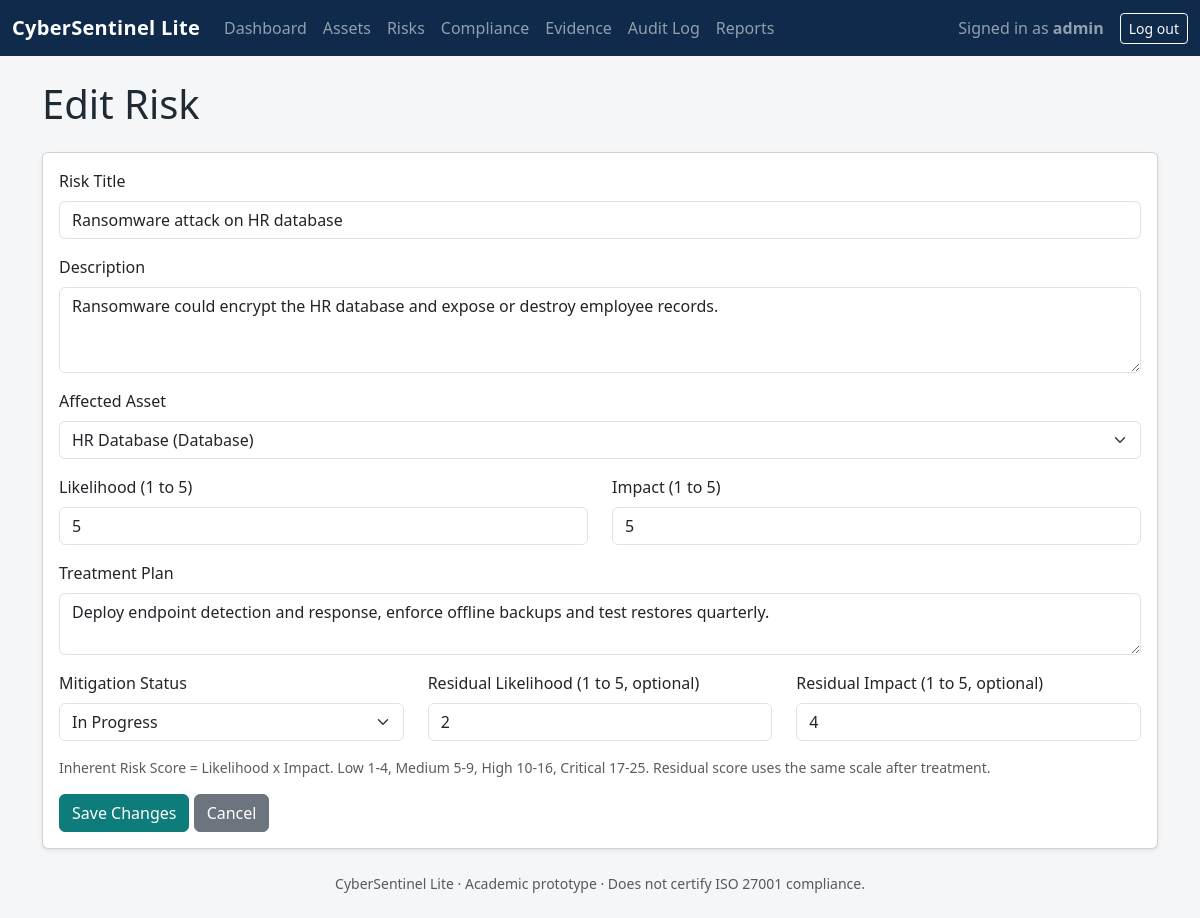
/risks/1/edit (signed in), run on the app's committed database.
### tables this page shows
CREATE TABLE risks (
            id INTEGER PRIMARY KEY AUTOINCREMENT,
            title TEXT NOT NULL,
            description TEXT,
            asset_id INTEGER NOT NULL REFERENCES assets(id),
            likelihood INTEGER NOT NULL,
            impact INTEGER NOT NULL,
            inherent_score INTEGER NOT NULL,
            level TEXT NOT NULL,
            treatment TEXT,
            mitigation_status TEXT NOT NULL,
            residual_likelihood INTEGER,
            residual_impact INTEGER,
            residual_score INTEGER,
            residual_level TEXT,
            created_at TEXT NOT NULL
        );

### app.py (the view, shortened to what this page needs)
@app.route("/risks/<int:risk_id>/edit", methods=["GET", "POST"])
@login_required
def risk_edit(risk_id):
    db = get_db()
    risk = db.execute(
        "SELECT * FROM risks WHERE id = ?", (risk_id,)).fetchone()
    if risk is None:
        abort(404)
    assets = db.execute("SELECT * FROM assets ORDER BY name").fetchall()
    return render_template(
        "risk_form.html", risk=risk, assets=assets,
        mitigation_statuses=MITIGATION_STATUSES, form_data=None)

### app.py (called while the page is built)
def get_db():
    if "db" not in g:
        g.db = sqlite3.connect(app.config["DATABASE"])
        g.db.row_factory = sqlite3.Row
        g.db.execute("PRAGMA foreign_keys = ON")
    return g.db

def login_required(view):
    from functools import wraps
    @wraps(view)
    def wrapped(*args, **kwargs):
        if "username" not in session:
            flash("Please log in to continue.", "warning")
            return redirect(url_for("login", next=request.path))
        return view(*args, **kwargs)
    return wrapped

### templates/risk_form.html (shortened to what this page needs)
{% extends "base.html" %}
{% block content %}
<h1 class="mb-4">{{ 'Edit Risk' if risk else 'Add Risk' }}</h1>
<div class="card shadow-sm">
  <div class="card-body">
    <form method="post">
      <div class="mb-3">
        <label for="title" class="form-label">Risk Title</label>
        <input type="text" class="form-control" id="title" name="title" required
               value="{{ (form_data['title'] if form_data else risk['title'] if risk else '') }}">
      </div>
      <div class="mb-3">
        <label for="description" class="form-label">Description</label>
        <textarea class="form-control" id="description" name="description" rows="3">{{ (form_data['description'] if form_data else risk['description'] if risk else '') }}</textarea>
      </div>
      <div class="mb-3">
        <label for="asset_id" class="form-label">Affected Asset</label>
        <select class="form-select" id="asset_id" name="asset_id" required>
          {% for a in assets %}
          <option value="{{ a['id'] }}" {{ 'selected' if (form_data['asset_id']|string if form_data else risk['asset_id']|string if risk else '') == (a['id']|string) }}>{{ a['name'] }} ({{ a['category'] }})</option>
          {% endfor %}
        </select>
      </div>
      <div class="row">
        <div class="col-md-6 mb-3">
          <label for="likelihood" class="form-label">Likelihood (1 to 5)</label>
          <input type="number" class="form-control" id="likelihood" name="likelihood" min="1" max="5" required
                 value="{{ (form_data['likelihood'] if form_data else risk['likelihood'] if risk else '') }}">
        </div>
        <div class="col-md-6 mb-3">
          <label for="impact" class="form-label">Impact (1 to 5)</label>
          <input type="number" class="form-control" id="impact" name="impact" min="1" max="5" required
                 value="{{ (form_data['impact'] if form_data else risk['impact'] if risk else '') }}">
        </div>
      </div>
      <div class="mb-3">
        <label for="treatment" class="form-label">Treatment Plan</label>
        <textarea class="form-control" id="treatment" name="treatment" rows="2">{{ (form_data['treatment'] if form_data else risk['treatment'] if risk else '') }}</textarea>
      </div>
      <div class="row">
        <div class="col-md-4 mb-3">
          <label for="mitigation_status" class="form-label">Mitigation Status</label>
          <select class="form-select" id="mitigation_status" name="mitigation_status" required>
            {% for s in mitigation_statuses %}
            <option value="{{ s }}" {{ 'selected' if (form_data['mitigation_status'] if form_data else risk['mitigation_status'] if risk else 'Open') == s }}>{{ s }}</option>
            {% endfor %}
          </select>
        </div>
        <div class="col-md-4 mb-3">
          <label for="residual_likelihood" class="form-label">Residual Likelihood (1 to 5, optional)</label>
          <input type="number" class="form-control" id="residual_likelihood" name="residual_likelihood" min="1" max="5"
                 value="{{ (form_data['residual_likelihood'] if form_data else risk['residual_likelihood'] if risk else '') }}">
        </div>
        <div class="col-md-4 mb-3">
          <label for="residual_impact" class="form-label">Residual Impact (1 to 5, optional)</label>
          <input type="number" class="form-control" id="residual_impact" name="residual_impact" min="1" max="5"
                 value="{{ (form_data['residual_impact'] if form_data else risk['residual_impact'] if risk else '') }}">
        </div>
      </div>
      <p class="text-muted small">Inherent Risk Score = Likelihood x Impact. Low 1-4, Medium 5-9, High 10-16, Critical 17-25. Residual score uses the same scale after treatment.</p>
      <button type="submit" class="btn btn-teal">{{ 'Save Changes' if risk else 'Add Risk' }}</button>
      <a class="btn btn-secondary" href="{{ url_for('risks_list') }}">Cancel</a>
    </form>
  </div>
</div>
{% endblock %}

### static/css/style.css (style rules this page uses)
:root { --navy: #0f2a4a; --teal: #0e7c7b; --teal-dark: #0a5e5d; }
body { background-color: #f4f6f8; color: #1f2a33; }
.btn-teal { background-color: var(--teal); border-color: var(--teal); color: #fff; }

### data on the page
risks: title "Ransomware attack on HR database", description "Ransomware could encrypt the HR database and expose or destroy employee records.", likelihood "5", impact "5", treatment "Deploy endpoint detection and response, enforce offline backups and test restores quarterly.", residual_likelihood "2", residual_impact "4"

### other printed values
{{ session['username'] }} "admin"
{{ 'Edit Risk' if risk else 'Add Risk' }} "Edit Risk"
{{ 'Save Changes' if risk else 'Add Risk' }} "Save Changes"
form field asset_id "HR Database (Database)"
form field mitigation_status "In Progress"
